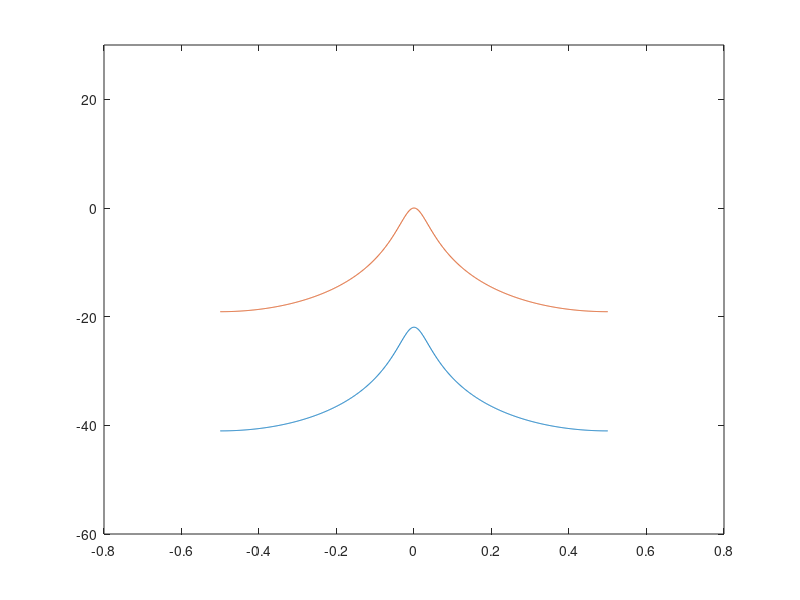

The MATLAB source for this figure: (Note: this script raises an error after producing the figure.)
clear all;
close all;

% N = length(ax(:,2));
% 
% y_ax = zeros(N,1);
% y_ay = zeros(N,1);
% y_az = zeros(N,1);
% 
% y_gx = zeros(N,1);
% y_gy = zeros(N,1);
% y_gz = zeros(N,1);

tau = 15;
tau2 = 0.8;

%% Transfer functions
f = linspace(-.5,.5,1024);	% normalized frequency
z = exp(1i*2*pi.*f);
% Ha = (1 + z.^(-1)) ./ (tau2+1 + (1-tau2).*z.^(-1));
% Hg = (tau2 + tau2*z.^(-1)) ./ (tau2+1 + (1-tau2).*z.^(-1));
Hg = (tau2*.02) ./ (1-tau2.*z.^(-1));
Ha = (1-tau2) ./ (1-tau2.*z.^(-1));

figure(1);
plot(f, 20*log10(abs(Hg)),f,20*log10(abs(Ha)));
ylim([-60 30]);

%% Pre-filter the raw accelerometer/gyroscope data
for n = 1:N
	if n == 1
		y_ax(n) = (ax(n,2) + 0 - 0) / (tau + 1);
		y_ay(n) = (ay(n,2) + 0 - 0) / (tau + 1);
		y_az(n) = (az(n,2) + 0 - 0) / (tau + 1);
		
		y_gx(n) = (gx(n,2) + 0 - 0) / (tau + 1);
		y_gy(n) = (gy(n,2) + 0 - 0) / (tau + 1);
		y_gz(n) = (gz(n,2) + 0 - 0) / (tau + 1);
	else
		y_ax(n) = (ax(n,2) + ax(n-1,2) - y_ax(n-1)*(1-tau)) / (tau + 1);
		y_ay(n) = (ay(n,2) + ay(n-1,2) - y_ay(n-1)*(1-tau)) / (tau + 1);
		y_az(n) = (az(n,2) + az(n-1,2) - y_az(n-1)*(1-tau)) / (tau + 1);
		
		y_gx(n) = (gx(n,2) + gx(n-1,2) - y_gx(n-1)*(1-tau)) / (tau + 1);
		y_gy(n) = (gy(n,2) + gy(n-1,2) - y_gy(n-1)*(1-tau)) / (tau + 1);
		y_gz(n) = (gz(n,2) + gz(n-1,2) - y_gz(n-1)*(1-tau)) / (tau + 1);
	end
end
% Round to 0
y_ax(abs(y_ax) < 1e-6) = 0.0;
y_ay(abs(y_ay) < 1e-6) = 0.0;
y_az(abs(y_az) < 1e-6) = 0.0;
y_gx(abs(y_gx) < 1e-6) = 0.0;
y_gy(abs(y_gy) < 1e-6) = 0.0;
y_gz(abs(y_gz) < 1e-6) = 0.0;

%% Graph unfiltered and filtered raw accelerometer data
% figure(2);
% plot(ax(:,2));
% hold on;
% plot(y_ax,'r');
% xlabel('Sample number');
% ylabel('Accelerometer X output (g)');
% 
% figure(3);
% plot(ay(:,2));
% hold on;
% plot(y_ay,'r');
% xlabel('Sample number');
% ylabel('Accelerometer Y output (g)');
% 
% figure(4);
% plot(az(:,2));
% hold on;
% plot(y_az,'r');
% xlabel('Sample number');
% ylabel('Accelerometer Z output (g)');

% figure(5);
% plot(gx(:,2));
% hold on;
% plot(y_gx,'r');
% xlabel('Sample number');
% ylabel('Gyroscope X output (deg/s');

%% Angles using only accelerometer (unfiltered vs filtered)
acc_ang_x = zeros(N,1); acc_ang_y = zeros(N,1);
acc_ang_x_f = zeros(N,1); acc_ang_y_f = zeros(N,1);
for n = 1:N
	acc_ang_x(n) = atan2(ax(n,2), sqrt(ay(n,2)^2+az(n,2)^2));
	acc_ang_y(n) = atan2(ay(n,2), sqrt(ax(n,2)^2+az(n,2)^2));
	
	acc_ang_x_f(n) = atan2(y_ax(n), sqrt(y_ay(n)^2+y_az(n)^2));
	acc_ang_y_f(n) = atan2(y_ay(n), sqrt(y_ax(n)^2+y_az(n)^2));
end

% figure(6);
% plot(acc_ang_x);
% hold on;
% plot(acc_ang_x_f, 'r');
% xlabel('Sample number');
% ylabel('X angle from accelerometer');
% 
% figure(7);
% plot(acc_ang_y);
% hold on;
% plot(acc_ang_y_f, 'r');
% xlabel('Sample number');
% ylabel('Y angle from accelerometer');

%% Complementary filtering
f_ang_x  = zeros(N,1);
f_ang_y  = zeros(N,1);
f_gyro_x = zeros(N,1);
f_gyro_y = zeros(N,1);
for n = 1:N
	if n == 1
		f_ang_x(n) = (acc_ang_x_f(n) + 0 - 0) / (tau2 + 1);
		f_ang_y(n) = (acc_ang_y_f(n) + 0 - 0) / (tau2 + 1);
		
		f_gyro_x(n) = (y_gx(n)*tau2 + 0 - 0) / (tau2 + 1);
		f_gyro_y(n) = (y_gy(n)*tau2 + 0 - 0) / (tau2 + 1);
	else
		f_ang_x(n) = (acc_ang_x_f(n) + acc_ang_x_f(n-1) - f_ang_x(n-1)*(1-tau2)) / (tau2 + 1);
		f_ang_y(n) = (acc_ang_y_f(n) + acc_ang_y_f(n-1) - f_ang_y(n-1)*(1-tau2)) / (tau2 + 1);
		
		f_gyro_x(n) = (y_gx(n)*tau2 + y_gx(n-1)*tau2 - f_gyro_x(n-1)*(1-tau2)) / (tau2 + 1);
		f_gyro_y(n) = (y_gy(n)*tau2 + y_gy(n-1)*tau2 - f_gyro_y(n-1)*(1-tau2)) / (tau2 + 1);
	end
end

angle_x = f_ang_x + f_gyro_x;
angle_y = f_ang_y + f_gyro_y;

% figure(8);
% plot(f_ang_x);
% xlabel('Sample number');
% ylabel('X angle (^\circ)');
% 
% figure(9);
% plot(f_ang_y);
% xlabel('Sample number');
% ylabel('Y angle (^\circ)');








